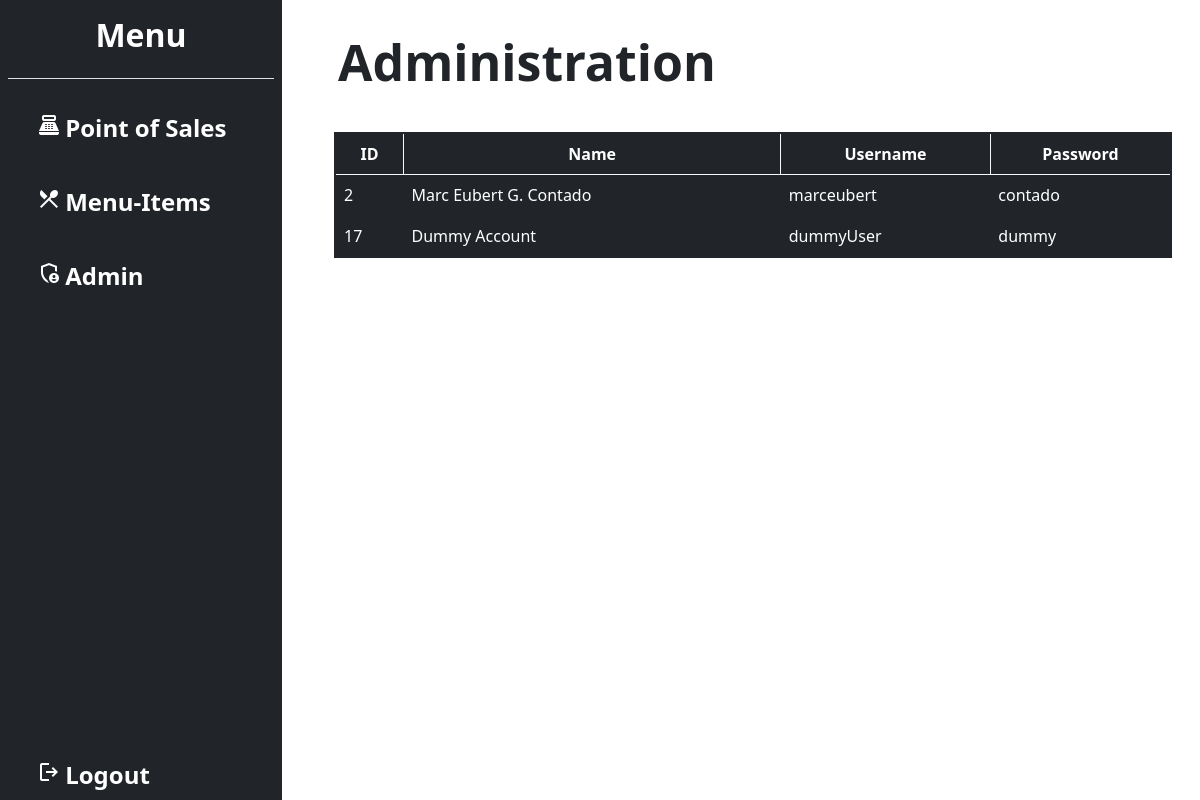
The app's page /admin.php with its own data.
### tables this page shows
CREATE TABLE `users` (
  `id` int(11) NOT NULL,
  `name` varchar(100) NOT NULL,
  `username` varchar(100) NOT NULL,
  `password` varchar(100) NOT NULL
);

### admin.php (the view, shortened to what this page needs)
<!DOCTYPE html>
<html lang="en">
<head>
    <link rel="stylesheet" href="bootstrap.min.css">
</head>
<body>
    <div class="container-fluid p-0">
        <div class="row">
            <div class="col-3">
                <div class=" px-sm-2 px-0 bg-dark">
                    <div class="d-flex flex-column align-items-center align-items-sm-start text-white min-vh-100">
                        <div class="border-bottom py-3 w-100">
                            <h2 class="fs-2 fw-bold d-sm-block mx-auto text-center" id="staticBackdropLabel">Menu</h2>
                        </div>
                        <ul class="nav nav-pills flex-column mb-sm-auto mb-0 align-items-center align-items-sm-start" id="menu">
                            <li class="btn nav-item py-auto mt-4 d-sm-block mx-auto ms-sm-3">
                                <a class="text-white text-decoration-none" href="point-of-sale.php"><span class="material-symbols-outlined">point_of_sale</span>
                                    <a class="fs-4 fw-bold text-white text-decoration-none d-none d-sm-inline" href="point-of-sale.php"> Point of Sales</a></a>
                            </li>
                            <li class="btn nav-item py-auto mt-4 d-sm-block mx-auto ms-sm-3">
                                <a class="text-white text-decoration-none" href="master.php"><span class="material-symbols-outlined">restaurant_menu</span>
                                    <a class="fs-4 fw-bold text-white text-decoration-none d-none d-sm-inline" href="menu-items.php">
                                        Menu-Items</a></a>
                            </li>
                            <li class="btn nav-item py-auto mt-4 d-sm-block mx-auto ms-sm-3">
                                <a class="text-white text-decoration-none" href="admin.php"><span class="material-symbols-outlined">admin_panel_settings</span>
                                    <a class="fs-4 fw-bold text-white text-decoration-none d-none d-sm-inline" href="admin.php">
                                        Admin</a></a>
                            </li>
                            <li class="btn nav-item py-auto mt-4 d-sm-block mx-auto ms-sm-3 position-absolute bottom-0">
                                <a class="text-white text-decoration-none" href="login.php"><span class="material-symbols-outlined">logout</span>
                                    <a class="fs-4 fw-bold text-white text-decoration-none d-none d-sm-inline" href="login.php">
                                        Logout</a></a>
                            </li>
                        </ul>
                    </div>
                </div>
            </div>
            <div class="col-md-9 col-lg-9 col-sm-9 col-9">
                <div class="container p-3">
                    <h1 class="m-3 fw-bold" style="font-size: 50px;">Administration</h1>
                    <div class="container mt-4">
                        <div class="row">
                            <div class="col">
                                <table class="table table-dark border border-2 w-100 mt-3 border-dark bg-dark">
                                    <th class="border text-center border-light">ID</th>
                                    <th class="border text-center border-light">Name</th>
                                    <th class="border text-center border-light">Username</th>
                                    <th class="border text-center border-light">Password</th>
                                    <?php
                                    include "./connection.php";
                                    $sql = "SELECT * FROM users";
                                    $result = $conn->query($sql);
                                    while ($row = $result->fetch_assoc()) {
                                        echo '<tr id="row" onclick="update(this)">';
                                        echo '<td class="p-2">' . $row["id"] . '</td>';
                                        echo '<td class="p-2">' . $row["name"] . '</td>';
                                        echo '<td class="p-2">' . $row["username"] . '</td>';
                                        echo '<td class="p-2">' . $row["password"] . '</td>';
                                        echo '</tr>';
                                    }
                                    ?>
                                </table>
                            </div>
                        </div>
                    </div>
                </div>
            </div>
        </div>
</body>
</html>

### records on screen
users: id "2", name "Marc Eubert G. Contado", username "marceubert", password "contado"
users: id "17", name "Dummy Account", username "dummyUser", password "dummy"
